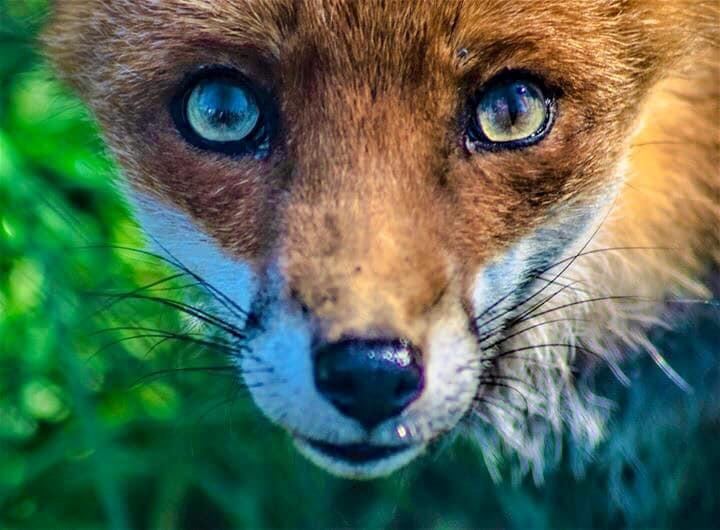
#> input picture assets/test1.jpg, 720 x 530 px, given in place of test5.jpg, which was not available
$ python quarter_recognizing.py
#> lines starting #> are read from the running program, lines starting #| are printed output that depends on the picture; pictures that were not available may be replaced by others from this repository, and a replacement may not be noted
# captcha simulation / bot recognizing simulation
# asking user to select the quarter with no face in
# a tiny project with use of mouse handling in opencv

import cv2 as cv
import numpy as np


GREEN = (0, 153, 0)
RED = (0, 0, 255)
TARGET = None       # number of the quarter with no face
DETECTED = -1       # -1: not chosen, 0: wrong choice, 1: correct


def draw_quarter(q, sample, img):

#> called with q = 3, sample = 5
    row = q // 2
    col = q % 2

    x_range = slice(row * height // 2, (row + 1) * height // 2)
    y_range = slice(col * width  // 2, (col + 1) * width  // 2)

    quadrant = cv.imread('../../assets/test%d.jpg'%sample)
#> quadrant is the input picture: shape (530, 720, 3); mean B, G, R 83.2, 106.1, 85.5
    quadrant = cv.resize(quadrant, (width // 2, height // 2))
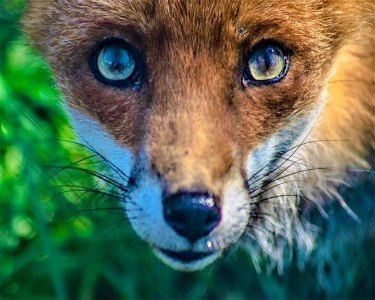
#> quadrant: shape (300, 375, 3); mean B, G, R 83.1, 105.9, 85.4
    img[x_range, y_range] = quadrant
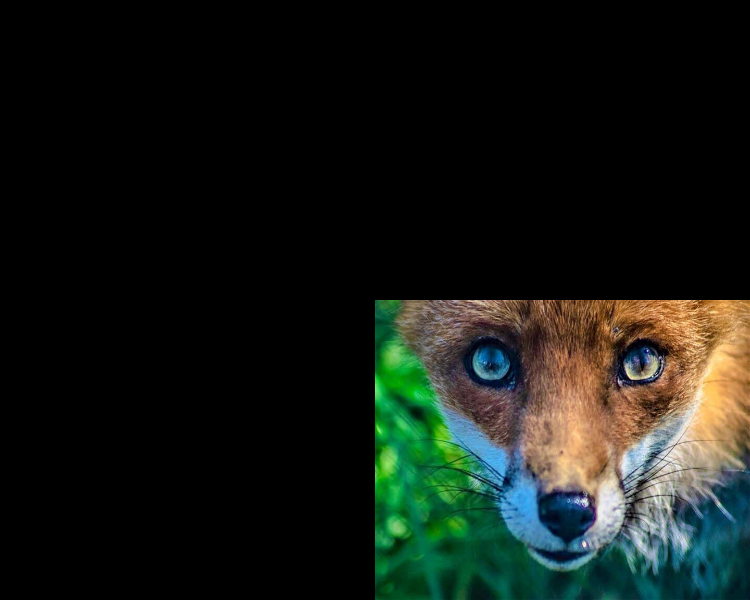
#> img: shape (600, 750, 3); mean B, G, R 20.8, 26.5, 21.4


def draw_image(img):
    global TARGET
    TESTS_COUNT = 8                     # number of sample images containing face
    tests = np.arange(TESTS_COUNT) + 1  # first 8 images are faces (look at assets folder)

    # image quarters numbers
    # [0 | 1]
    # [2 | 3]
    quarters = np.arange(4)     # quarters numbers: [0, 1, 2, 3]

    # assigning 3 random "face images" to 3 random quarters
    for _ in range(3):
        sample = np.random.choice(tests)   # random item from samples numbers array
        index = np.where(tests == sample)  # index of the random value
        tests = np.delete(tests, index)

        q = np.random.choice(quarters)
        index = np.where(quarters == q)
        quarters = np.delete(quarters, index)

        draw_quarter(q, sample, img)
#> pass 2 of the loop in draw_image, `for _ in range(3):`:
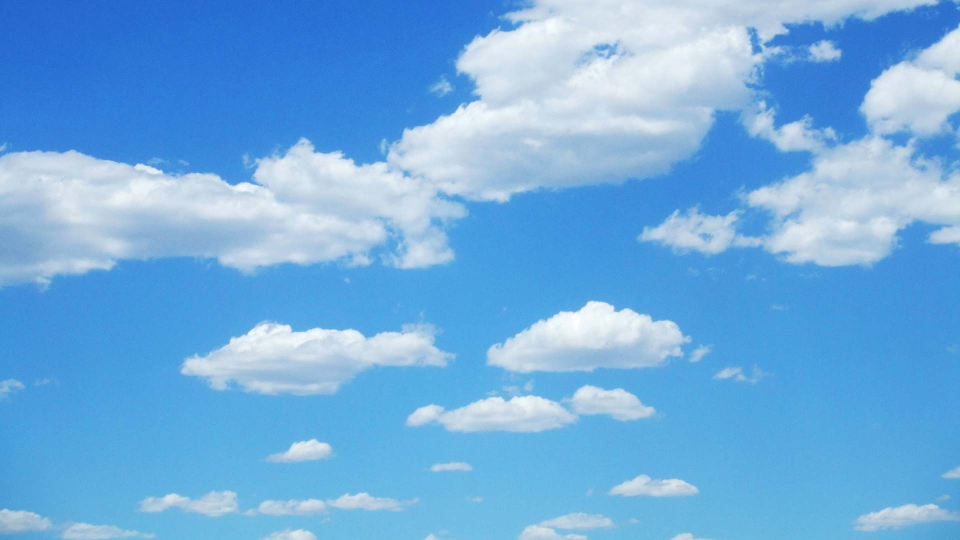
#> input picture assets/test10.jpg, 1920 x 1080 px, given in place of test7.jpg, which was not available (shown at 1/2 size)
#> in draw_quarter, quadrant is the input picture: shape (1080, 1920, 3); mean B, G, R 223.5, 172.7, 111.7
#> in draw_quarter (call 2), `quadrant = cv.resize(quadrant, (width // 2, height // 2))`:
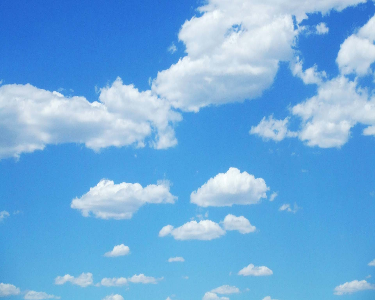
#> quadrant: shape (300, 375, 3); mean B, G, R 223.4, 172.7, 111.6
#> in draw_quarter (call 2), `img[x_range, y_range] = quadrant`:
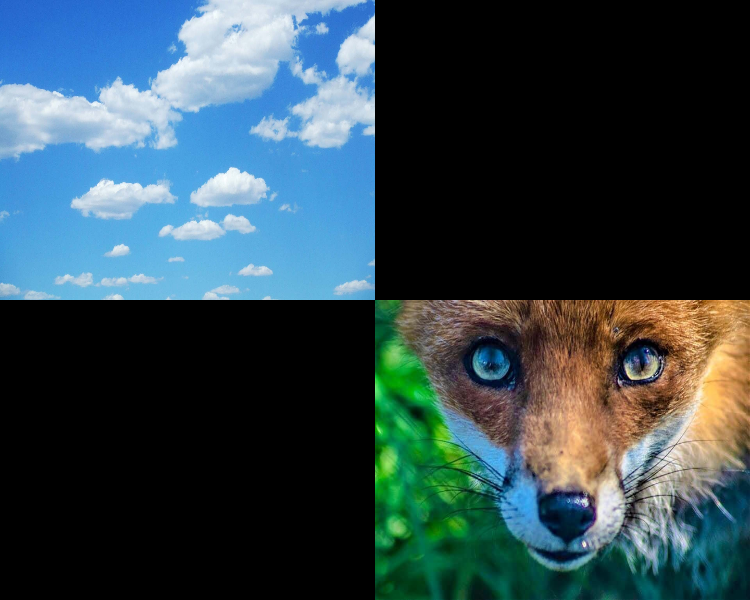
#> img: shape (600, 750, 3); mean B, G, R 76.6, 69.7, 49.3


    # placing the main image with no face
    TARGET = quarters[0]                    # only one spot left
    target_pic = np.random.randint(9, 16)   # images 9 to 15 are pictures without face (test9.jpg , ... , test15.jpg)
    draw_quarter(TARGET, target_pic, img)   # passing a random picture out of 6 pictures which could be the target
#> call 4 of draw_quarter, with q = 1, sample = 12
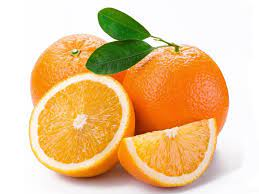
#> input picture assets/test12.jpg, 259 x 194 px
#> in draw_quarter, quadrant is the input picture: shape (194, 259, 3); mean B, G, R 151.3, 197.5, 232.2
#> in draw_quarter (call 4), `quadrant = cv.resize(quadrant, (width // 2, height // 2))`:
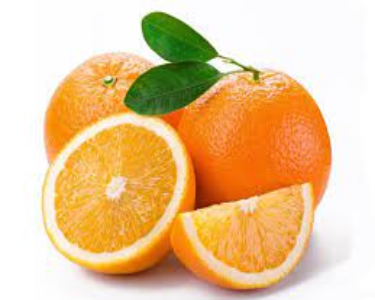
#> quadrant: shape (300, 375, 3); mean B, G, R 151.2, 197.4, 232.1
#> in draw_quarter (call 4), `img[x_range, y_range] = quadrant`:
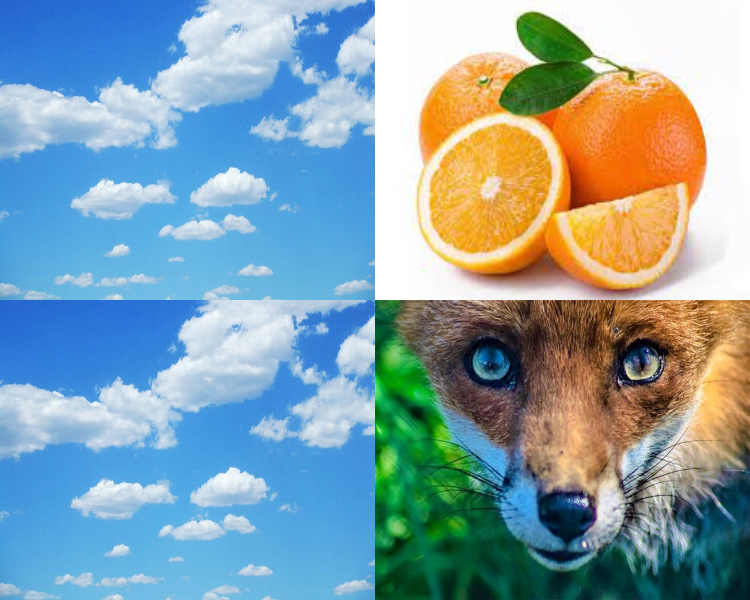
#> img: shape (600, 750, 3); mean B, G, R 170.3, 162.2, 135.2


# [47 lines left out: function detect_quadrant, not called in this run]


if __name__ == "__main__":

    width, height = 750, 600    # img size
    img = np.zeros((height, width, 3), np.uint8)
    title = 'Which image does NOT contain any face ?'

    cv.namedWindow(title)
    cv.setMouseCallback(title, detect_quadrant, {"img": img})

    draw_image(img)
    original_copy = img.copy()

    while True:

        key = cv.waitKey(1)
#> (key Esc is pressed here)
        if key == 27:
            break

        cv.imshow(title, img)

        if DETECTED == 1:
            cv.waitKey(1000)
            draw_image(img)
            original_copy = img.copy()
            DETECTED = -1

        elif not DETECTED:
            cv.waitKey(1000)
            img[:] = original_copy[:]
            DETECTED = -1

    cv.destroyAllWindows()

# you can customize this project with more images
